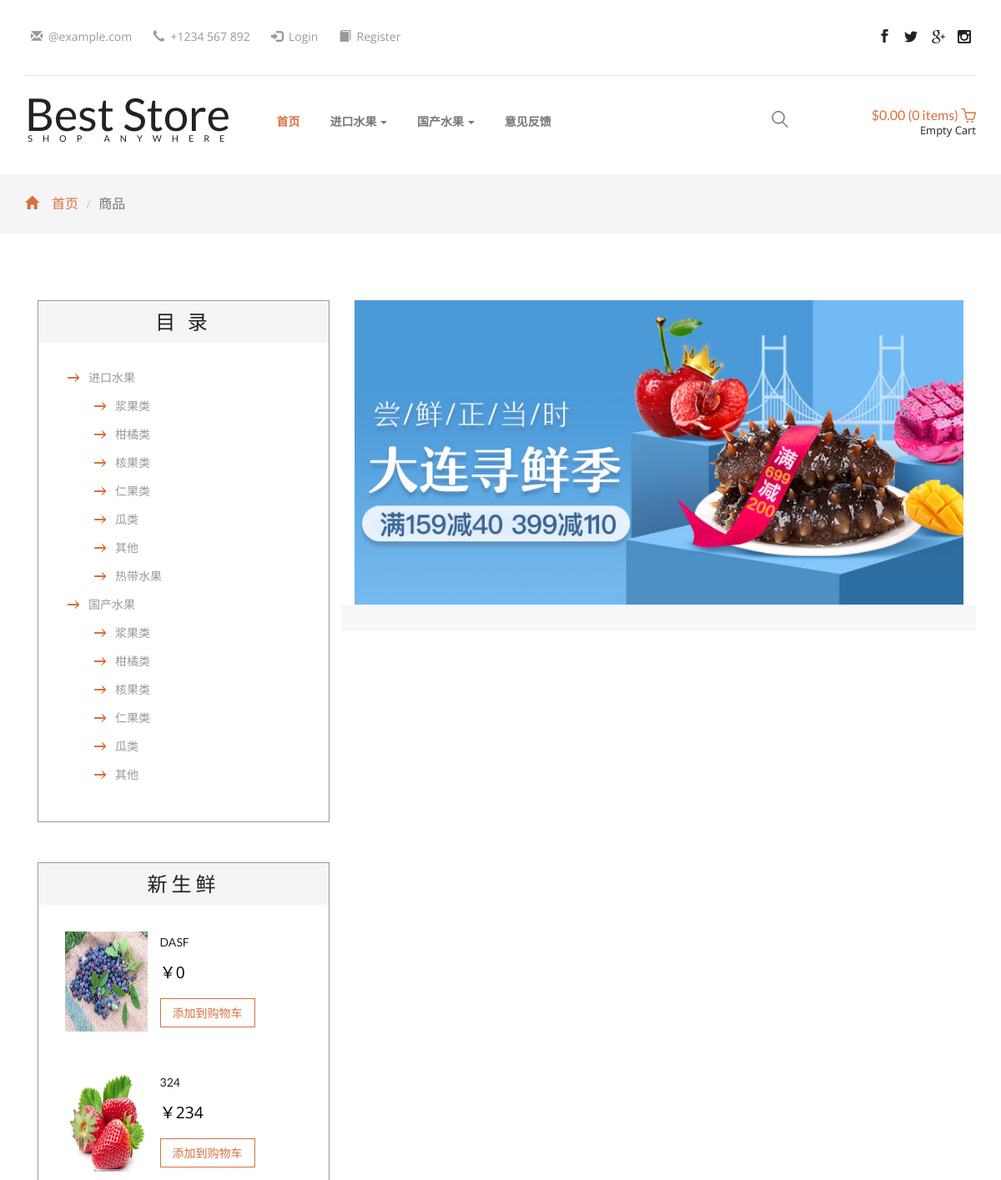
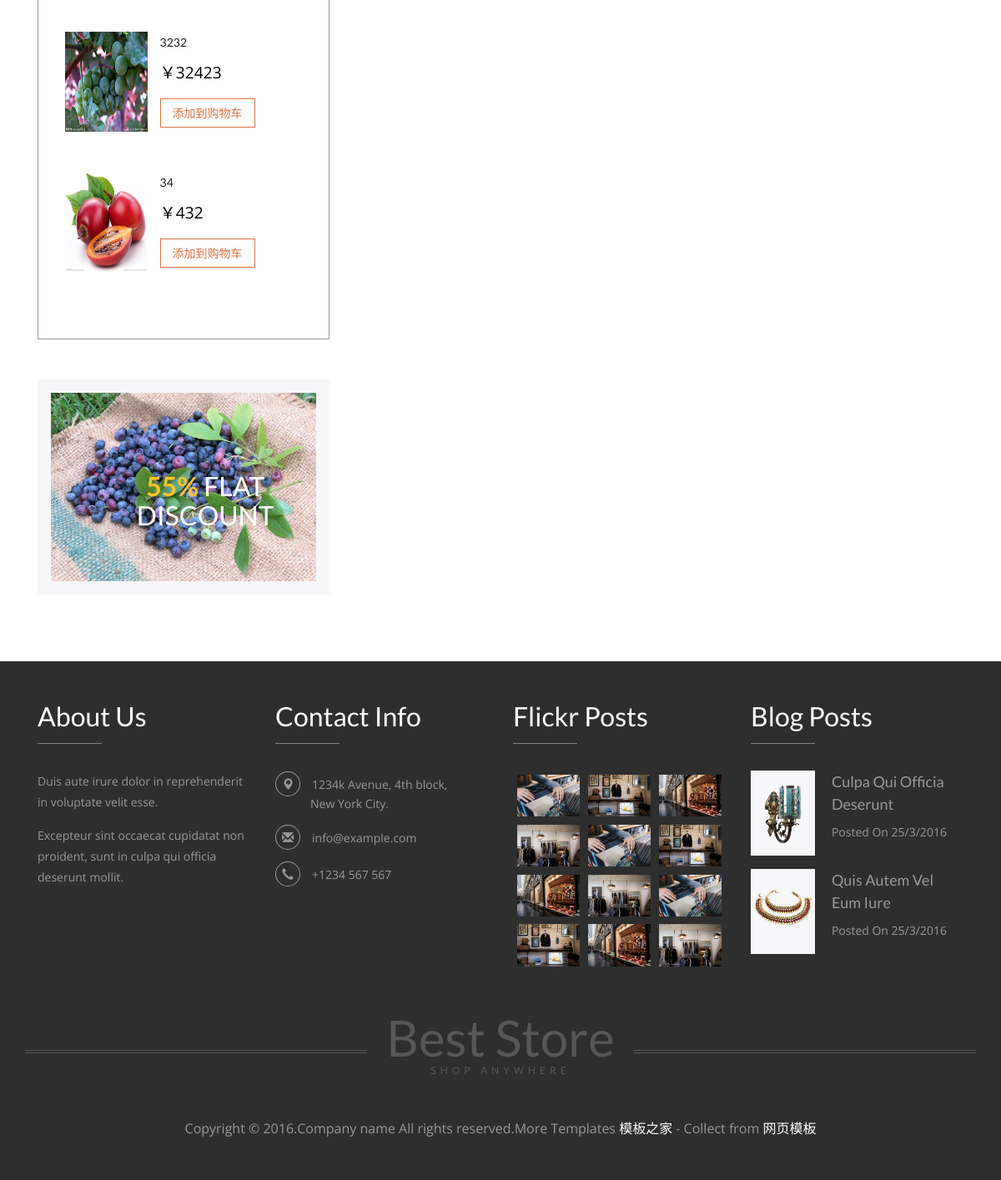
Page /home/products.php on the committed database (2 pictures, top to bottom).
### tables this page shows
CREATE TABLE `brand` (
  `id` int(10) unsigned NOT NULL AUTO_INCREMENT,
  `name` varchar(50) NOT NULL,
  `class_id` int(11) NOT NULL,
  PRIMARY KEY (`id`)
);

CREATE TABLE `littleadvert` (
  `id` int(10) unsigned NOT NULL AUTO_INCREMENT,
  `url` varchar(100) NOT NULL,
  `option` int(10) NOT NULL,
  `content` varchar(100) NOT NULL,
  `img` varchar(100) NOT NULL,
  PRIMARY KEY (`id`)
);

CREATE TABLE `advert` (
  `id` int(10) unsigned NOT NULL AUTO_INCREMENT,
  `img` varchar(100) NOT NULL,
  `url` varchar(100) NOT NULL,
  `pos` tinyint(4) NOT NULL,
  `class_id` int(11) NOT NULL,
  `brand_id` int(11) NOT NULL,
  `title` varchar(50) NOT NULL,
  PRIMARY KEY (`id`)
);

### home/api/link.php (called while the page is built, shortened)
<?php
  $gbrandsql = "select * from brand where class_id=12";
	$gbrandrst = mysql_query($gbrandsql);
	while($gbrandrow=mysql_fetch_assoc($gbrandrst)){
		$gbrandarr[] = $gbrandrow;
	}
	$jbrandsql = "select * from brand where class_id=11";
	$jbrandrst = mysql_query($jbrandsql);
	while($jbrandrow=mysql_fetch_assoc($jbrandrst)){
		$jbrandarr[] = $jbrandrow;
	}
?>

### home/api/newp.php (called while the page is built)
<?php
  $countsql = "select count(*) from shop where shelf=1";
	$countrst = mysql_query($countsql);
	$count = mysql_fetch_assoc($countrst);
	$shopsql = "select shop.*, class.name cname from shop, class, brand where shop.brand_id=brand.id and brand.class_id=class.id and shop.shelf=1";
	$shoprst = mysql_query($shopsql);
	while($shoprow=mysql_fetch_assoc($shoprst)){
		$shoparr[] = $shoprow;
	}
	$shopnewarr = array($shoparr[$count['count(*)']-1], $shoparr[$count['count(*)']-2], $shoparr[$count['count(*)']-3], $shoparr[$count['count(*)']-4]);
?>

### home/api/adv.php (called while the page is built)
<?php
  	$bigadvsql = "select * from advert";
    $bigadvrst = mysql_query($bigadvsql);
    while($bigadvrow=mysql_fetch_assoc($bigadvrst)){
      $bigadvarr[$bigadvrow['pos']] = $bigadvrow;
    }
    $littleadvsql = "select * from littleadvert";
    $littleadvrst = mysql_query($littleadvsql);
    while($littleadvrow=mysql_fetch_assoc($littleadvrst)){
      $littleadvarr[$littleadvrow['option']] = $littleadvrow;
    }
?>

### home/products.php (the view, shortened to what this page needs)
<?php
	include './api/adv.php';
	include './api/newp.php';
	include './api/link.php';
?>
<!DOCTYPE html>
<html>
<head>
<link href="css/bootstrap.css" rel="stylesheet" type="text/css" media="all" />
<link href="css/style.css" rel="stylesheet" type="text/css" media="all" />
<link rel="stylesheet" type="text/css" href="css/jquery-ui.css">
<link href="css/animate.min.css" rel="stylesheet">
</head>
<body>
	<div class="header">
		<div class="container">
			<div class="header-grid">
				<div class="header-grid-left animated wow slideInLeft" data-wow-delay=".5s">
					<ul>
						<li><i class="glyphicon glyphicon-envelope" aria-hidden="true"></i><a href="mailto:info@example.com">@example.com</a></li>
						<li><i class="glyphicon glyphicon-earphone" aria-hidden="true"></i>+1234 <span>567</span> 892</li>
						<li><i class="glyphicon glyphicon-log-in" aria-hidden="true"></i><a href="login.html">Login</a></li>
						<li><i class="glyphicon glyphicon-book" aria-hidden="true"></i><a href="register.html">Register</a></li>
					</ul>
				</div>
				<div class="header-grid-right animated wow slideInRight" data-wow-delay=".5s">
					<ul class="social-icons">
						<li><a href="#" class="facebook"></a></li>
						<li><a href="#" class="twitter"></a></li>
						<li><a href="#" class="g"></a></li>
						<li><a href="#" class="instagram"></a></li>
					</ul>
				</div>
				<div class="clearfix"> </div>
			</div>
			<div class="logo-nav">
				<div class="logo-nav-left animated wow zoomIn" data-wow-delay=".5s">
					<h1><a href="index.php">Best Store <span>Shop anywhere</span></a></h1>
				</div>
				<div class="logo-nav-left1">
					<nav class="navbar navbar-default">
				<div class="collapse navbar-collapse" id="bs-megadropdown-tabs">
						<ul class="nav navbar-nav">
							<li class="active"><a href="index.php" class="act">首页</a></li>
							<li class="dropdown">
								<a href="#" class="dropdown-toggle" data-toggle="dropdown">进口水果 <b class="caret"></b></a>
							</li>
							<li class="dropdown">
								<a href="#" class="dropdown-toggle" data-toggle="dropdown">国产水果 <b class="caret"></b></a>
							</li>
							<li><a href="mail.html">意见反馈</a></li>
						</ul>
					</div>
					</nav>
				</div>
				<div class="logo-nav-right">
					<div class="search-box">
						<div id="sb-search" class="sb-search">
							<form>
								<span class="sb-icon-search"> </span>
							</form>
						</div>
					</div>
				</div>
				<div class="header-right">
					<div class="cart box_1">
						<a href="checkout.html">
							<h3> <div class="total">
								<span class="simpleCart_total"></span> (<span id="simpleCart_quantity" class="simpleCart_quantity"></span> items)</div>
								<img src="images/bag.png" alt="" />
							</h3>
						</a>
						<p><a href="javascript:;" class="simpleCart_empty">Empty Cart</a></p>
					</div>
				</div>
				<div class="clearfix"> </div>
			</div>
		</div>
	</div>
	<div class="breadcrumbs">
		<div class="container">
			<ol class="breadcrumb breadcrumb1 animated wow slideInLeft" data-wow-delay=".5s">
				<li><a href="index.php"><span class="glyphicon glyphicon-home" aria-hidden="true"></span>首页</a></li>
				<li class="active">商品</li>
			</ol>
		</div>
	</div>
	<div class="products">
		<div class="container">
			<div class="col-md-4 products-left">
				<div class="categories animated wow slideInUp" data-wow-delay=".5s" style="margin-top:0;">
					<h3>目 录</h3>
					<ul class="cate">
						<li><a href="javascript:">进口水果</a></li>
							<ul>
								<?php for($i=0; $i<sizeof($jbrandarr); $i++){?>
									<li><a href="products.php?brand_id=<?php echo $jbrandarr[$i]['id'] ;?>&class_id=<?php echo $jbrandarr[$i]['class_id']; ?>"><?php echo $jbrandarr[$i]['name']; ?></a></li>
								<?php } ?>
							</ul>
						<li><a href="javascript:">国产水果</a></li>
							<ul>
							<?php for($i=0; $i<sizeof($gbrandarr); $i++){?>
									<li><a href="products.php?brand_id=<?php echo $jbrandarr[$i]['id'] ;?>&class_id=<?php echo $jbrandarr[$i]['class_id']; ?>"><?php echo $gbrandarr[$i]['name'] ?></a></li>
								<?php } ?>
							</ul>
					</ul>
				</div>
				<div class="new-products animated wow slideInUp" data-wow-delay=".5s">
					<h3>新生鲜</h3>
					<div class="new-products-grids">
					<?php for($i=0; $i<sizeof($shopnewarr); $i++){ ?>
						<div class="new-products-grid" style="margin-bottom: 3em;">
							<div class="new-products-grid-left">
								<a href="single.php"><img style="height:120px;" src="../public/uploads/<?php echo $shopnewarr[$i]['img'];?>" alt=" " class="img-responsive" /></a>
							</div>
							<div class="new-products-grid-right">
								<h4><a href="single.php"><?php echo $shopnewarr[$i]['name'];?></a></h4>
								<div class="simpleCart_shelfItem new-products-grid-right-add-cart">
									<p> <span class="item_price">￥<?php echo $shopnewarr[$i]['price'];?></span><a class="item_add" href="#">添加到购物车</a></p>
								</div>
							</div>
							<div class="clearfix"> </div>
						</div>
					<?php }?>
					</div>
				</div>
				<div class="men-position animated wow slideInUp" data-wow-delay=".5s">
					<a href="single.php"><img src="../public/uploads/<?php echo $littleadvarr[1]['img'];?>" alt=" " class="img-responsive" /></a>
					<div class="men-position-pos">
						<h5><span>55%</span> Flat Discount</h5>
					</div>
				</div>
			</div>
			<div class="col-md-8 products-right">
					<div class="products-right-grids-position animated wow slideInRight" data-wow-delay=".5s">
						<img style="width:730px;" src="../public/uploads/<?php echo $bigadvarr[1]['img'];  ?>" alt=" " class="img-responsive" />
					</div>
				</div>
				<div class="col-md-8 products-right-grids-bottom">
				</div>
			</div>
		</div>
	<div class="footer">
		<div class="container">
			<div class="footer-grids">
				<div class="col-md-3 footer-grid animated wow slideInLeft" data-wow-delay=".5s">
					<h3>About Us</h3>
					<p>Duis aute irure dolor in reprehenderit in voluptate velit esse.<span>Excepteur sint occaecat cupidatat
						non proident, sunt in culpa qui officia deserunt mollit.</span></p>
				</div>
				<div class="col-md-3 footer-grid animated wow slideInLeft" data-wow-delay=".6s">
					<h3>Contact Info</h3>
					<ul>
						<li><i class="glyphicon glyphicon-map-marker" aria-hidden="true"></i>1234k Avenue, 4th block, <span>New York City.</span></li>
						<li><i class="glyphicon glyphicon-envelope" aria-hidden="true"></i><a href="mailto:info@example.com">info@example.com</a></li>
						<li><i class="glyphicon glyphicon-earphone" aria-hidden="true"></i>+1234 567 567</li>
					</ul>
				</div>
				<div class="col-md-3 footer-grid animated wow slideInLeft" data-wow-delay=".7s">
					<h3>Flickr Posts</h3>
					<div class="footer-grid-left">
						<a href="single.php"><img src="images/13.jpg" alt=" " class="img-responsive" /></a>
					</div>
					<div class="footer-grid-left">
						<a href="single.php"><img src="images/14.jpg" alt=" " class="img-responsive" /></a>
					</div>
					<div class="footer-grid-left">
						<a href="single.php"><img src="images/15.jpg" alt=" " class="img-responsive" /></a>
					</div>
					<div class="footer-grid-left">
						<a href="single.php"><img src="images/16.jpg" alt=" " class="img-responsive" /></a>
					</div>
					<div class="footer-grid-left">
						<a href="single.php"><img src="images/13.jpg" alt=" " class="img-responsive" /></a>
					</div>
					<div class="footer-grid-left">
						<a href="single.php"><img src="images/14.jpg" alt=" " class="img-responsive" /></a>
					</div>
					<div class="footer-grid-left">
						<a href="single.php"><img src="images/15.jpg" alt=" " class="img-responsive" /></a>
					</div>
					<div class="footer-grid-left">
						<a href="single.php"><img src="images/16.jpg" alt=" " class="img-responsive" /></a>
					</div>
					<div class="footer-grid-left">
						<a href="single.php"><img src="images/13.jpg" alt=" " class="img-responsive" /></a>
					</div>
					<div class="footer-grid-left">
						<a href="single.php"><img src="images/14.jpg" alt=" " class="img-responsive" /></a>
					</div>
					<div class="footer-grid-left">
						<a href="single.php"><img src="images/15.jpg" alt=" " class="img-responsive" /></a>
					</div>
					<div class="footer-grid-left">
						<a href="single.php"><img src="images/16.jpg" alt=" " class="img-responsive" /></a>
					</div>
					<div class="clearfix"> </div>
				</div>
				<div class="col-md-3 footer-grid animated wow slideInLeft" data-wow-delay=".8s">
					<h3>Blog Posts</h3>
					<div class="footer-grid-sub-grids">
						<div class="footer-grid-sub-grid-left">
							<a href="single.php"><img src="images/9.jpg" alt=" " class="img-responsive" /></a>
						</div>
						<div class="footer-grid-sub-grid-right">
							<h4><a href="single.php">culpa qui officia deserunt</a></h4>
							<p>Posted On 25/3/2016</p>
						</div>
						<div class="clearfix"> </div>
					</div>
					<div class="footer-grid-sub-grids">
						<div class="footer-grid-sub-grid-left">
							<a href="single.php"><img src="images/10.jpg" alt=" " class="img-responsive" /></a>
						</div>
						<div class="footer-grid-sub-grid-right">
							<h4><a href="single.php">Quis autem vel eum iure</a></h4>
							<p>Posted On 25/3/2016</p>
						</div>
						<div class="clearfix"> </div>
					</div>
				</div>
				<div class="clearfix"> </div>
			</div>
			<div class="footer-logo animated wow slideInUp" data-wow-delay=".5s">
				<h2><a href="index.php">Best Store <span>shop anywhere</span></a></h2>
			</div>
			<div class="copy-right animated wow slideInUp" data-wow-delay=".5s">
				<p>Copyright &copy; 2016.Company name All rights reserved.More Templates <a href="http://www.cssmoban.com/" target="_blank" title="模板之家">模板之家</a> - Collect from <a href="http://www.cssmoban.com/" title="网页模板" target="_blank">网页模板</a></p>
			</div>
		</div>
	</div>
</body>
</html>

### rows in the picture
brand: name "浆果类"
brand: name "柑橘类"
brand: name "核果类"
brand: name "仁果类"
brand: name "瓜类"
brand: name "其他"
brand: name "热带水果"
brand: name "浆果类"
brand: name "柑橘类"
brand: name "核果类"
brand: name "仁果类"
brand: name "瓜类"
brand: name "其他"
littleadvert: img (picture)
advert: img (picture)

### other values in the picture
$shopnewarr[$i]['name'] "DASF"
$shopnewarr[$i]['price'] "0"
$shopnewarr[$i]['name'] "324"
$shopnewarr[$i]['price'] "234"
$shopnewarr[$i]['name'] "3232"
$shopnewarr[$i]['price'] "32423"
$shopnewarr[$i]['name'] "34"
$shopnewarr[$i]['price'] "432"
